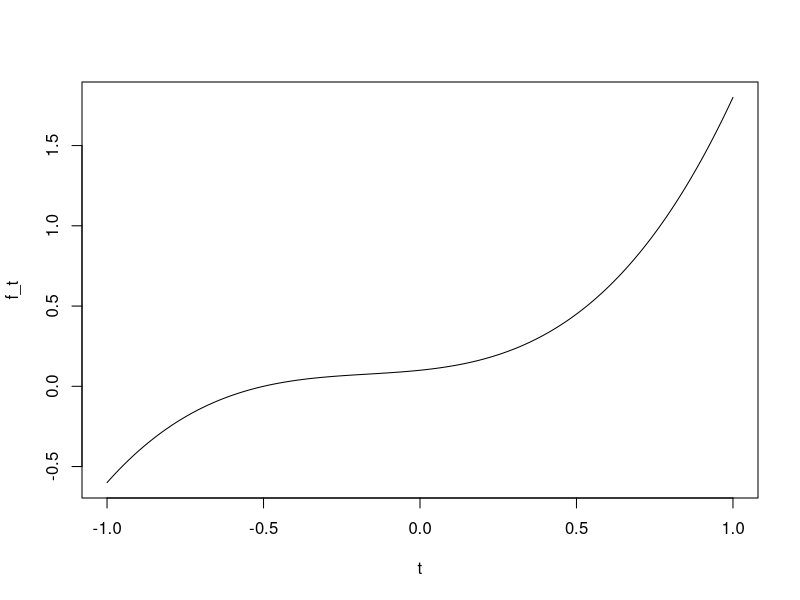
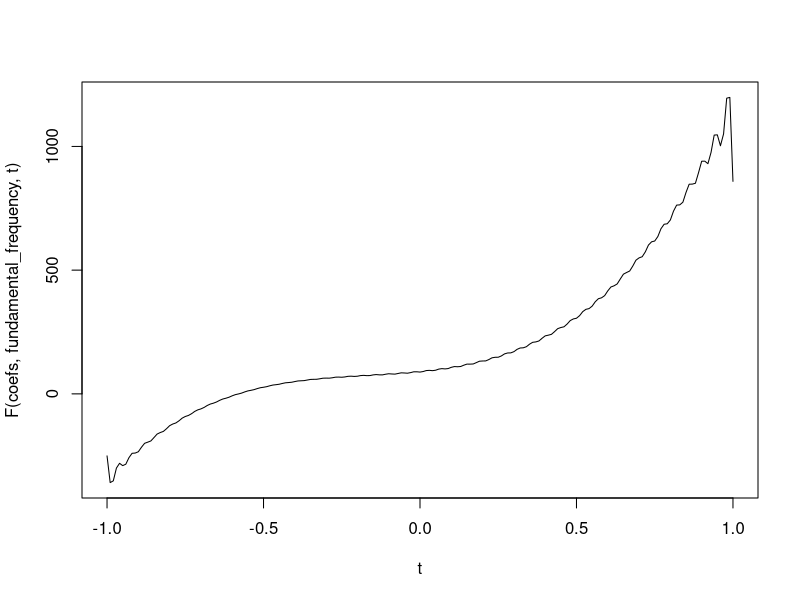

Recreate these plots in R, in order.
## ---- chunk 1

# try using some of these functions instead
# f<- function(x){cos(x)}
# f<- function(x){x>-0.5 & x<0.5}
# f<- function(x){x>0}

# edit these values change the function, 
f <- function(x){x^3 + 0.5 * x^2 + 0.2 * x + 0.1} # the function we want to find fourier series of
lower <- -1 # lower bound
upper <- 1 # upper bound
increment <- 0.01 # time increment (smaller -> slower)
num_harmonics <- 300 # number of harmonics to use

t <- seq(from=lower,to=upper,by=increment) # vector of time values to evaluate f over
f_t <- sapply(t,f) # evaluate f over t
fundamental_frequency <- 1 / (upper - lower)   # fundamental frequency of f
a_n <- as.numeric(0) # vector of cosine coefficients
b_n <- as.numeric(0) # vector of sine coefficients
a_n[1] <- sum(f_t) / 2 # Get a_0 by integrating f_t / 2
for(harmonic in 1:num_harmonics){ # compute coefficients for each harmonic in turn
  w <- fundamental_frequency # shouldn't there be 2*pi here??
  n <- harmonic
  # compute Cosine Fourier Coefficient a_n by integrating f * cos(n w x)
  c_n <- sapply(t,function(x){cos(n*w*x)})
  a_n <- append(a_n, sum(f_t * c_n))
  # compute Sine Fourier Coefficient b_n by integrating f * sin(n w x)
  s_n <- sapply(t,function(x){sin(n*w*x)})
  b_n <- append(b_n, sum(f_t * s_n))
}


# Time to plot the harmonics!
F <- function(coefs,f0,ts){
  w <- f0 # shouldn't there be 2*pi here??
  n_coefs <- nrow(coefs)
  accumulator <- numeric(length(ts))
  accumulator <- accumulator + coefs[1,1] # a_0
  for(n in 1:n_coefs-1){ # R vectors are not zero-indexed so this part looks a bit funny
    accumulator <- accumulator + sapply(ts,function(x){coefs[n+1,1]*cos(n*w*x)+coefs[n+1,2]*sin(n*w*x)})
  }
  accumulator
}

plot(t,f_t,"l")
coefs <- cbind(a_n,b_n)
plot(t,F(coefs,fundamental_frequency,t),"l")
